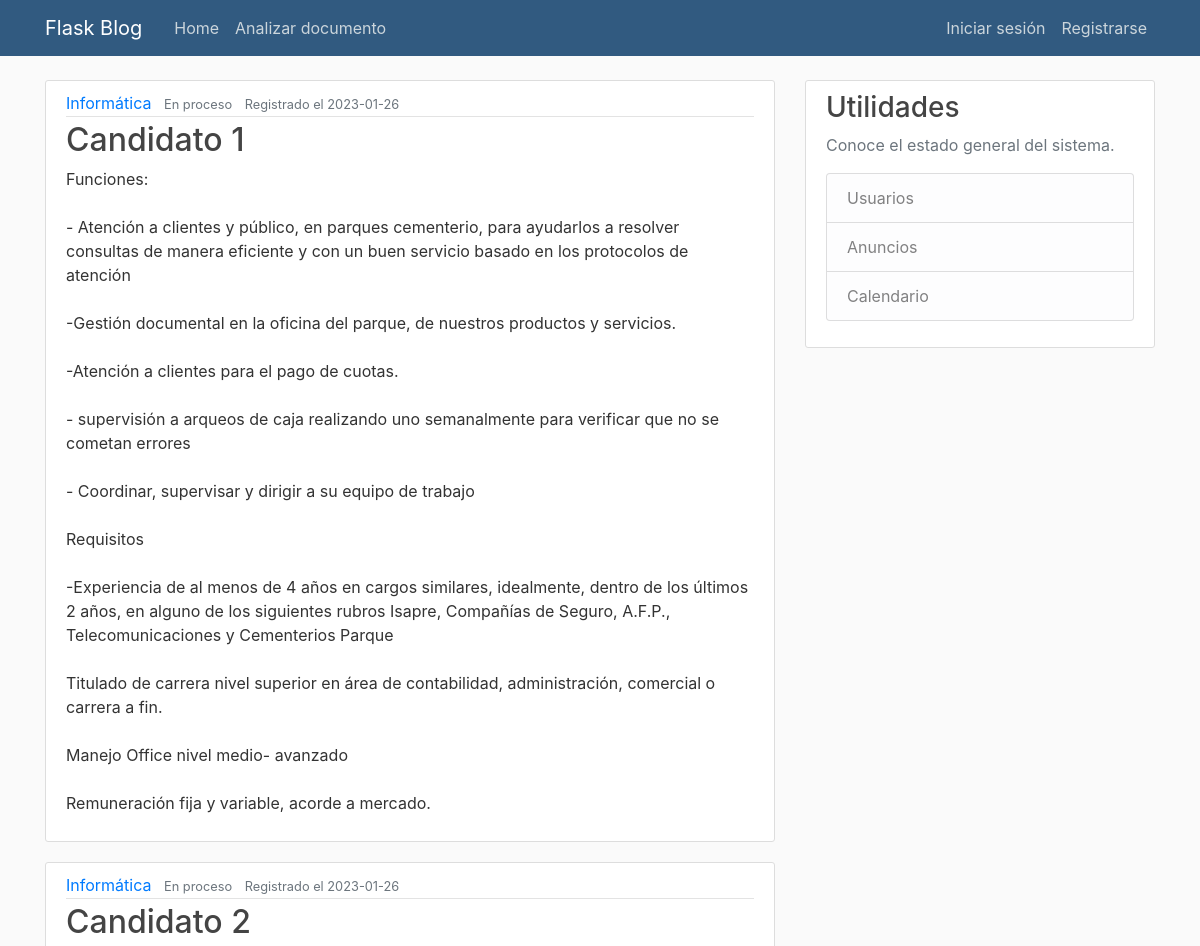
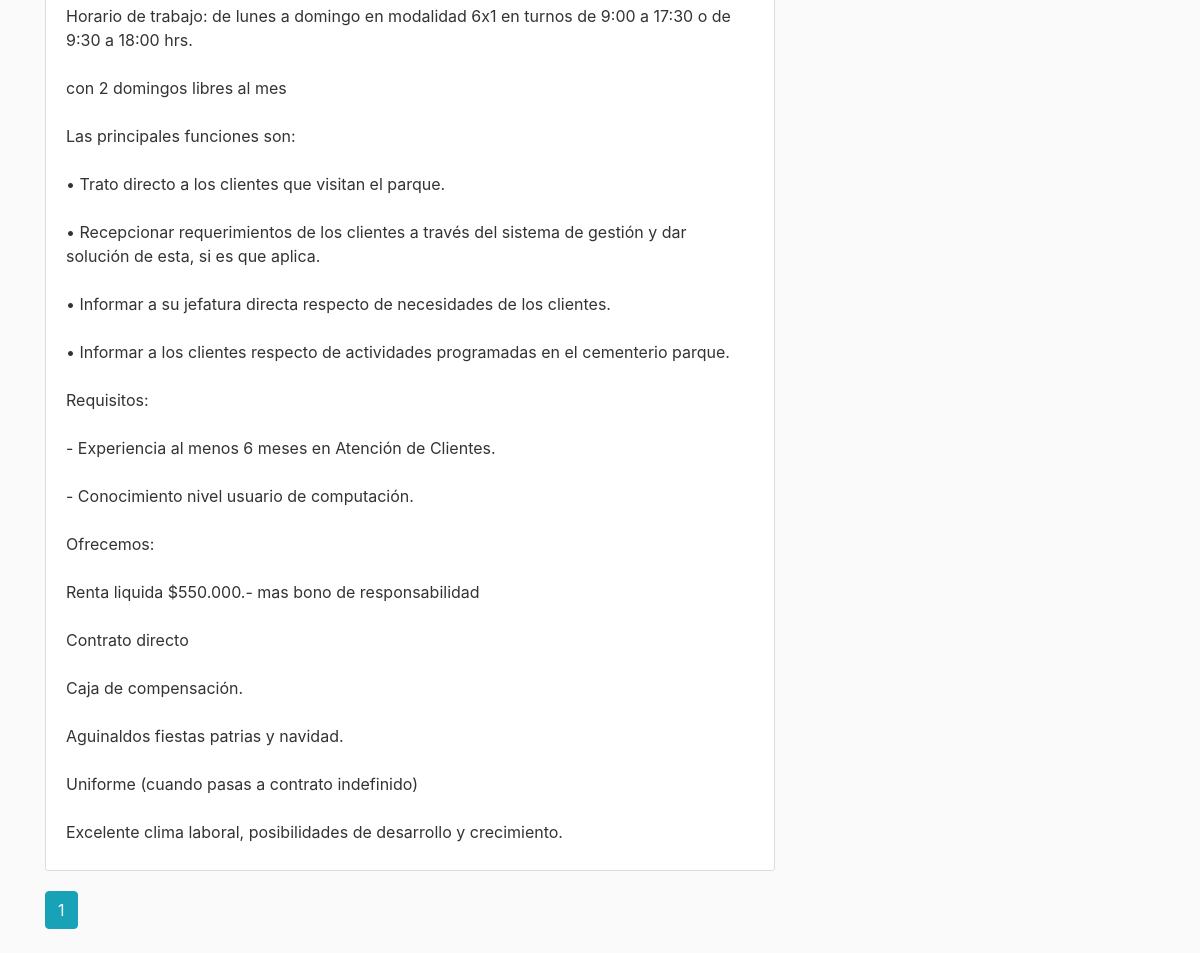
The page /home on the database its author committed (2 pictures, top to bottom).
### main/models.py (models this page shows, shortened)
class Candidato(db.Model):
    id = db.Column(db.Integer, primary_key=True)
    categoria = db.Column(db.Integer, db.ForeignKey('usuario.id'), nullable=False) #
    nombre = db.Column(db.String(50), nullable=False)
    estado = db.Column(db.String(50), nullable=False)
    image_file = db.Column(db.String(20), nullable=False, default='default.jpg')
    cargo_postulante = db.Column(db.String(50), nullable=False)
    fecha_creacion = db.Column(db.DateTime, nullable=False, default=datetime.utcnow)

### main/routes.py (the view)
@app.route("/", methods=['GET', 'POST'])
@app.route("/home", methods=['GET', 'POST'])
def home():
    page = request.args.get('page', 1, type=int) #default=1
    candidatos = Candidato.query.paginate(page=page, per_page=5)
    return render_template('home.html',candidatos=candidatos)

### main/templates/home.html
{% extends "layout.html" %}
{% block content %}
    {% for candidato in candidatos.items %}
        <article class="media content-section">
            <div class="media-body">
            <div class="article-metadata">
                <a class="mr-2" href="#">{{ candidato.categoria }}</a>
                <small class="text-muted">{{ candidato.estado }}</small>
                <small class="text-muted ml-2">Registrado el {{ candidato.fecha_creacion.strftime('%Y-%m-%d') }}</small>
            </div>
            <h2><a class="article-title" href="{{ url_for('candidato', candidato_id=candidato.id) }}">{{ candidato.nombre }}</a></h2>
            <p class="article-content">{{ candidato.cargo_postulante }}</p>
        </div>
        </article>
    {% endfor %}
    {% for page_num in candidatos.iter_pages(left_edge=1, right_edge=1, left_current=1, right_current=2) %}
        {% if page_num %}
            {% if candidatos.page == page_num %}
                <a class="btn btn-info mb-4" href="{{ url_for('home', page=page_num) }}"> {{ page_num }}</a>
                {% else %}
                <a class="btn btn-outline-info mb-4" href="{{ url_for('home', page=page_num) }}"> {{ page_num }}</a>
            {% endif %}
        {% else %}
        ...
        {% endif %}
    {% endfor %}
{% endblock content %}

### main/templates/layout.html (shortened to what this page needs)
<!DOCTYPE html>
<html>
<head>
    <link rel="stylesheet" href="https://maxcdn.bootstrapcdn.com/bootstrap/4.0.0/css/bootstrap.min.css">
    <link rel="stylesheet" type="text/css" href="{{ url_for('static', filename='main.css') }}">
</head>
<body>
    <header class="site-header">
      <nav class="navbar navbar-expand-md navbar-dark bg-steel fixed-top">
        <div class="container">
          <a class="navbar-brand mr-4" href="/">Flask Blog</a>
          <div class="collapse navbar-collapse" id="navbarToggle">
            <div class="navbar-nav mr-auto">
              <a class="nav-item nav-link" href="/">Home</a>
              <a class="nav-item nav-link" href="/get_analysis">Analizar documento</a>
            </div>
            <div class="navbar-nav">
              {% if current_user.is_authenticated %}
              <a class="nav-item nav-link" href="/post/new">Agregar candidato</a>
              <a class="nav-item nav-link" href="/account">Mi cuenta</a>
              <a class="nav-item nav-link" href="/logout">Cerrar sesión</a>
              {% else %}
                <a class="nav-item nav-link" href="/login">Iniciar sesión</a>
                <a class="nav-item nav-link" href="/register">Registrarse</a>
              {% endif %}
            </div>
          </div>
        </div>
      </nav>
    </header>
    <main role="main" class="container">
      <div class="row">
        <div class="col-md-8">
            {% block content %}{% endblock %}
        </div>
        <div class="col-md-4">
          <div class="content-section">
            <h3>Utilidades</h3>
            <p class='text-muted'>Conoce el estado general del sistema.
              <ul class="list-group">
                <li class="list-group-item list-group-item-light">Usuarios</li>
                <li class="list-group-item list-group-item-light">Anuncios</li>
                <li class="list-group-item list-group-item-light">Calendario</li>
              </ul>
            </p>
          </div>
        </div>
      </div>
    </main>
</body>
</html>

### main/static/main.css (style rules this page uses)
body { background: #fafafa; color: #333333; margin-top: 5rem; }
h1, h2, h3, h4, h5, h6 { color: #444444; }
.bg-steel { background-color: #315a80; }
.site-header .navbar-nav .nav-link { color: #cbd5db; }
.content-section { background: #ffffff; padding: 10px 20px; border: 1px solid #dddddd; border-radius: 3px; margin-bottom: 20px; }
.article-title { color: #444444; }
.article-content { white-space: pre-line; }
.article-metadata { padding-bottom: 1px; margin-bottom: 4px; border-bottom: 1px solid #e3e3e3 }

### rows shown on the page
Candidato: categoria "Informática", estado "En proceso", fecha_creacion "2023-01-26", nombre "Candidato 1", cargo_postulante "Funciones: - Atención a clientes y público, en parques cementerio, para ayudarlos a resolver consultas de manera eficiente y con un buen servicio basado en los protocolos de atención -Gestión documental en la oficina del parque, de nuestros productos y servicios. -Atención a clientes para el pago de cuotas. - supervisión a arqueos de caja realizando uno semanalmente para verificar que no se cometan errores - Coordinar, supervisar y dirigir a su equipo de trabajo Requisitos -Experiencia de al menos de 4 años en cargos similares, idealmente, dentro de los últimos 2 años, en alguno de los siguientes rubros Isapre, Compañías de Seguro, A.F.P., Telecomunicaciones y Cementerios Parque Titulado de…"
Candidato: categoria "Informática", estado "En proceso", fecha_creacion "2023-01-26", nombre "Candidato 2", cargo_postulante "Horario de trabajo: de lunes a domingo en modalidad 6x1 en turnos de 9:00 a 17:30 o de 9:30 a 18:00 hrs. con 2 domingos libres al mes Las principales funciones son: • Trato directo a los clientes que visitan el parque. • Recepcionar requerimientos de los clientes a través del sistema de gestión y dar solución de esta, si es que aplica. • Informar a su jefatura directa respecto de necesidades de los clientes. • Informar a los clientes respecto de actividades programadas en el cementerio parque. Requisitos: - Experiencia al menos 6 meses en Atención de Clientes. - Conocimiento nivel usuario de computación. Ofrecemos: Renta liquida $550.000.- mas bono de responsabilidad Contrato directo Caja…"

### other values the page prints
{{ page_num }} "1"
